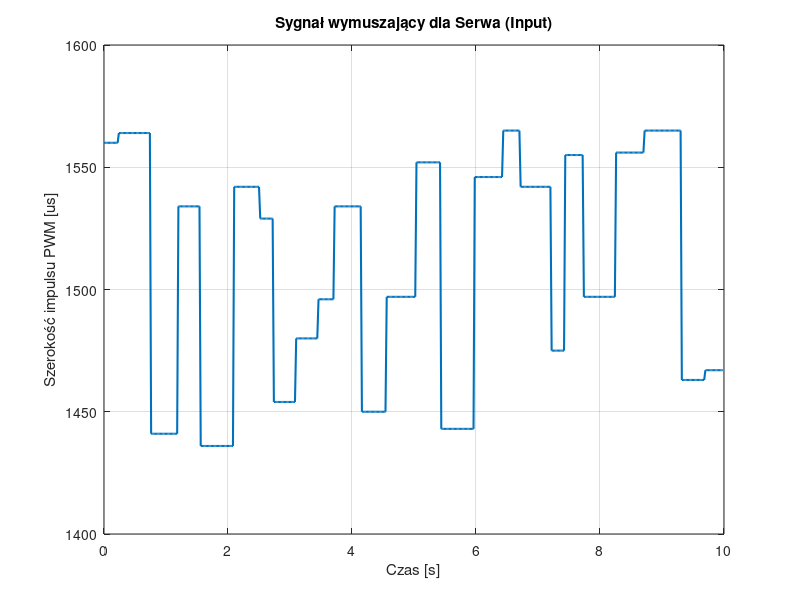

The MATLAB source for this figure: (Note: this script raises an error after producing the figure.)
clear; clc; close all;

%% 1. Konfiguracja parametrów
Fs = 50;                % Częstotliwość serwa (50 Hz)
Ts = 1/Fs;              % Czas próbkowania (0.02 s)
T_total = 10;           % Czas trwania jednej sekwencji (sekundy)
N = T_total * Fs;       % Całkowita liczba próbek

% --- Parametry Serwa (dla zakresu 0.5ms - 2.5ms) ---
pwm_center = 1500;      % [us] Środek zakresu (teoretyczne 0 stopni / poziom)
                        % WAŻNE: Tu wpisz wartość, przy której belka jest w poziomie!

% Ograniczenie wychyleń dla identyfikacji (Mały zakres!)
% Nie chcemy zakresu 50-150 stopni, bo kulka spadnie w 0.2 sekundy.
% Celujemy w np. +/- 10 do 20 stopni wokół poziomu.
pwm_range = 70;        % [us] Amplituda wahań (np. 150us to ok. 15-20 stopni)
                        % Zakres sygnału będzie: [1350us ... 1650us]

min_hold_time = 0.2;    % [s] Minimalny czas trwania jednego "schodka"
max_hold_time = 0.6;    % [s] Maksymalny czas trwania jednego "schodka"

%% 2. Generowanie sygnału losowego (Schodkowego)
t = (0:N-1)' * Ts;      % Wektor czasu
u_pwm = zeros(N, 1);    % Wektor sygnału sterującego (w mikrosekundach)

current_idx = 1;
while current_idx <= N
    % Losuj czas trwania tego schodka (w próbkach)
    hold_samples = randi([round(min_hold_time/Ts), round(max_hold_time/Ts)]);
    
    % Losuj amplitudę dla tego schodka (w zakresie +/- pwm_range)
    % rand daje (0-1), więc (rand-0.5)*2 daje (-1 do 1)
    amplitude = (rand - 0.5) * 2 * pwm_range; 
    
    val = round(pwm_center + amplitude);
    
    % Zapisz do wektora (zabezpieczenie przed wyjściem poza tablicę)
    end_idx = min(current_idx + hold_samples - 1, N);
    u_pwm(current_idx:end_idx) = val;
    
    current_idx = end_idx + 1;
end

%% 3. Wizualizacja (Sprawdź czy to wygląda bezpiecznie!)
figure;
plot(t, u_pwm, 'LineWidth', 1.5);
grid on;
xlabel('Czas [s]');
ylabel('Szerokość impulsu PWM [us]');
title('Sygnał wymuszający dla Serwa (Input)');
yline(pwm_center, 'r--', 'Poziom');
ylim([1000 2000]); % Pokazujemy szerszy zakres dla kontekstu

%% 4. Eksport do formatu C (do wklejenia do STM32)
% Tworzymy gotowy string z tablicą uint16_t
fprintf('\n--- SKOPIUJ PONIŻSZY KOD DO STM32 ---\n\n');
fprintf('const uint16_t pwm_sequence[%d] = {\n', N);

for i = 1:N
    if i == N
        fprintf('%d', u_pwm(i)); % Ostatni element bez przecinka
    elseif mod(i, 10) == 0
        fprintf('%d,\n', u_pwm(i)); % Nowa linia co 10 liczb dla czytelności
    else
        fprintf('%d, ', u_pwm(i));
    end
end
fprintf('\n};\n');
fprintf('\n--- KONIEC KODU ---\n');

% Zapisz też same dane do pliku .mat dla późniejszej identyfikacji
save('dane_wymuszenia.mat', 'u_pwm', 't', 'Ts');
